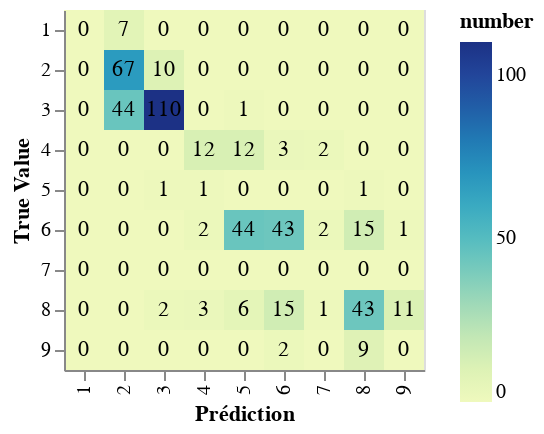

Notebook code cell kept with this figure:
### Code cell
conf=df_confusion.reset_index().melt('index')
conf.columns=['var1','var2','number']
b=alt.Chart(conf).encode(
            x=alt.X('var1:N',axis=alt.Axis(title='Prédiction')),
            y=alt.Y('var2:N',axis=alt.Axis(title='True Value'))
    )
#.properties(height=400,width=400)

rec=b.mark_rect().encode(
            color='number'
        )
text=b.mark_text().encode(
        text=alt.Text('number')
)

rec+text

### Figure 1 — Vega-Lite specification as saved in the notebook (floating-point values rounded to 4 significant figures)
{"config": {"view": {"continuousWidth": 400, "continuousHeight": 300}}, "layer": [{"mark": "rect", "encoding": {"color": {"type": "quantitative", "field": "number"}, "x": {"type": "nominal", "axis": {"title": "Prédiction"}, "field": "var1"}, "y": {"type": "nominal", "axis": {"title": "True Value"}, "field": "var2"}}}, {"mark": "text", "encoding": {"text": {"type": "quantitative", "field": "number"}, "x": {"type": "nominal", "axis": {"title": "Prédiction"}, "field": "var1"}, "y": {"type": "nominal", "axis": {"title": "True Value"}, "field": "var2"}}}], "data": {"name": "data-a22ec2d48a27b7c7779aaafeb37e3f9b"}, "$schema": "https://vega.github.io/schema/vega-lite/v4.8.1.json", "datasets": {"data-a22ec2d48a27b7c7779aaafeb37e3f9b": [{"var1": 1, "var2": 1, "number": 0}, {"var1": 2, "var2": 1, "number": 7}, {"var1": 3, "var2": 1, "number": 0}, {"var1": 4, "var2": 1, "number": 0}, {"var1": 5, "var2": 1, "number": 0}, {"var1": 6, "var2": 1, "number": 0}, {"var1": 7, "var2": 1, "number": 0}, {"var1": 8, "var2": 1, "number": 0}, {"var1": 9, "var2": 1, "number": 0}, {"var1": 1, "var2": 2, "number": 0}, {"var1": 2, "var2": 2, "number": 67}, {"var1": 3, "var2": 2, "number": 10}, {"var1": 4, "var2": 2, "number": 0}, {"var1": 5, "var2": 2, "number": 0}, {"var1": 6, "var2": 2, "number": 0}, {"var1": 7, "var2": 2, "number": 0}, {"var1": 8, "var2": 2, "number": 0}, {"var1": 9, "var2": 2, "number": 0}, {"var1": 1, "var2": 3, "number": 0}, {"var1": 2, "var2": 3, "number": 44}, {"var1": 3, "var2": 3, "number": 110}, {"var1": 4, "var2": 3, "number": 0}, {"var1": 5, "var2": 3, "number": 1}, {"var1": 6, "var2": 3, "number": 0}, {"var1": 7, "var2": 3, "number": 0}, {"var1": 8, "var2": 3, "number": 0}, {"var1": 9, "var2": 3, "number": 0}, {"var1": 1, "var2": 4, "number": 0}, {"var1": 2, "var2": 4, "number": 0}, {"var1": 3, "var2": 4, "number": 0}, {"var1": 4, "var2": 4, "number": 12}, {"var1": 5, "var2": 4, "number": 12}, {"var1": 6, "var2": 4, "number": 3}, {"var1": 7, "var2": 4, "number": 2}, {"var1": 8, "var2": 4, "number": 0}, {"var1": 9, "var2": 4, "number": 0}, {"var1": 1, "var2": 5, "number": 0}, {"var1": 2, "var2": 5, "number": 0}, {"var1": 3, "var2": 5, "number": 1}, {"var1": 4, "var2": 5, "number": 1}, {"var1": 5, "var2": 5, "number": 0}, {"var1": 6, "var2": 5, "number": 0}, {"var1": 7, "var2": 5, "number": 0}, {"var1": 8, "var2": 5, "number": 1}, {"var1": 9, "var2": 5, "number": 0}, {"var1": 1, "var2": 6, "number": 0}, {"var1": 2, "var2": 6, "number": 0}, {"var1": 3, "var2": 6, "number": 0}, {"var1": 4, "var2": 6, "number": 2}, {"var1": 5, "var2": 6, "number": 44}, {"var1": 6, "var2": 6, "number": 43}, {"var1": 7, "var2": 6, "number": 2}, {"var1": 8, "var2": 6, "number": 15}, {"var1": 9, "var2": 6, "number": 1}, {"var1": 1, "var2": 7, "number": 0}, {"var1": 2, "var2": 7, "number": 0}, {"var1": 3, "var2": 7, "number": 0}, {"var1": 4, "var2": 7, "number": 0}, {"var1": 5, "var2": 7, "number": 0}, {"var1": 6, "var2": 7, "number": 0}, {"var1": 7, "var2": 7, "number": 0}, {"var1": 8, "var2": 7, "number": 0}, {"var1": 9, "var2": 7, "number": 0}, {"var1": 1, "var2": 8, "number": 0}, {"var1": 2, "var2": 8, "number": 0}, {"var1": 3, "var2": 8, "number": 2}, {"var1": 4, "var2": 8, "number": 3}, {"var1": 5, "var2": 8, "number": 6}, {"var1": 6, "var2": 8, "number": 15}, {"var1": 7, "var2": 8, "number": 1}, {"var1": 8, "var2": 8, "number": 43}, {"var1": 9, "var2": 8, "number": 11}, {"var1": 1, "var2": 9, "number": 0}, {"var1": 2, "var2": 9, "number": 0}, {"var1": 3, "var2": 9, "number": 0}, {"var1": 4, "var2": 9, "number": 0}, {"var1": 5, "var2": 9, "number": 0}, {"var1": 6, "var2": 9, "number": 2}, {"var1": 7, "var2": 9, "number": 0}, {"var1": 8, "var2": 9, "number": 9}, {"var1": 9, "var2": 9, "number": 0}]}}
